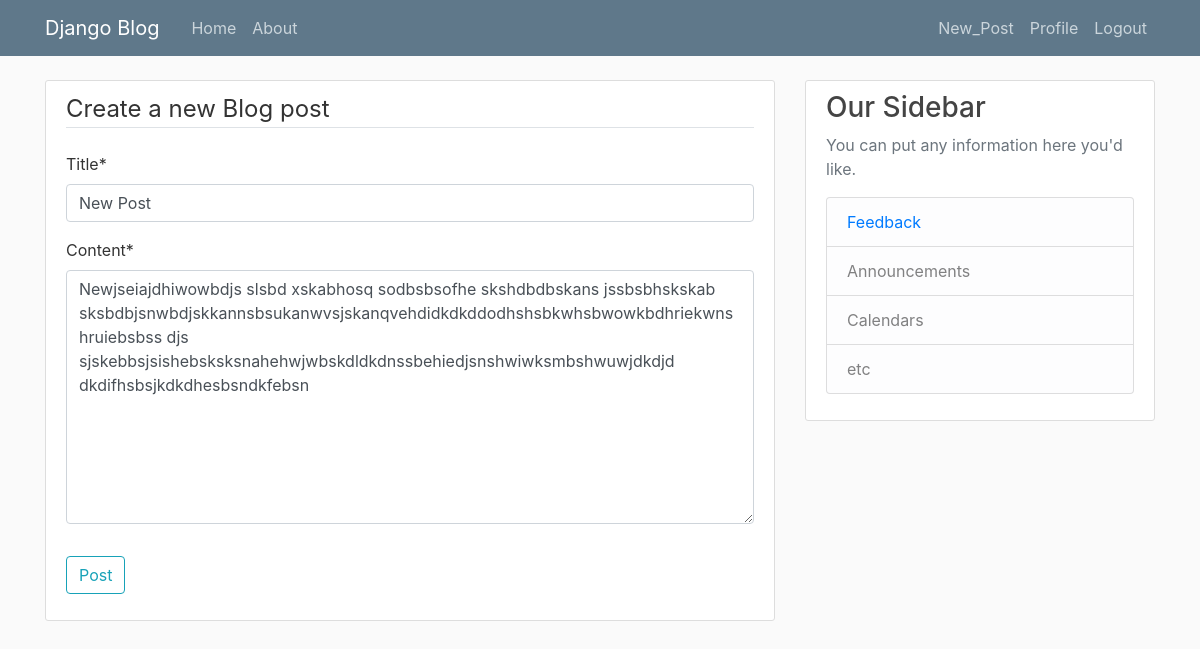
The page /post/44/update/ (signed in) on the database its author committed.
### blog/models.py (models this page shows, shortened)
class Post(models.Model):
	title = models.CharField(max_length=100)
	content = models.TextField(validators=[MinLengthValidator(200)])
	liked = models.ManyToManyField(User, default=None, blank=True, related_name = 'liked')
	date_posted = models.DateTimeField(default=timezone.now)
	author = models.ForeignKey(User, on_delete=models.CASCADE, related_name = 'author')

### blog/views.py (the view, shortened to what this page needs)
# urls.py: path('post/<int:pk>/update/', PostUpdateView.as_view(), name='post-update'),
class PostUpdateView(LoginRequiredMixin, UserPassesTestMixin, SuccessMessageMixin, UpdateView):
	model = Post
	fields = ['title', 'content']
	success_message = "Your post has been updated sucessfully!"
	def test_func(self):
		post = self.get_object()
		if self.request.user == post.author:
			return True
		return False

### blog/templates/blog/post_form.html (shortened to what this page needs)
{% extends "blog/base.html" %}
{% load crispy_forms_tags %}
{% block content %}
<div class="content-section">
	<form method="POST">
		<fieldset class="form-group">
			<legend class="border-bottom mb-4">Create a new Blog post</legend>
			{{ form | crispy}}
		</fieldset>
		<div class="form-group">
			<button class="btn btn-outline-info" type="submit">Post</button>
		</div>
	</form>
</div>
{% endblock content %}

### blog/static/blog/main.css (style rules this page uses)
body { background: #fafafa; color: #333333; margin-top: 5rem; }
.content-section { background: #ffffff; padding: 10px 20px; border: 1px solid #dddddd; border-radius: 3px; margin-bottom: 20px; }

### rows shown on the page
Post: title "New Post", content "Newjseiajdhiwowbdjs slsbd xskabhosq sodbsbsofhe skshdbdbskans jssbsbhskskab sksbdbjsnwbdjskkannsbsukanwvsjskanqvehdidkdkddodhshsbkwhsbwowkbdhriekwnshruiebsbss djs sjskebbsjsishebsksksnahehwjwbskdldkdnssbehiedjsnshwiwksmbshwuwjdkdjd dkdifhsbsjkdkdhesbsndkfebsn"
